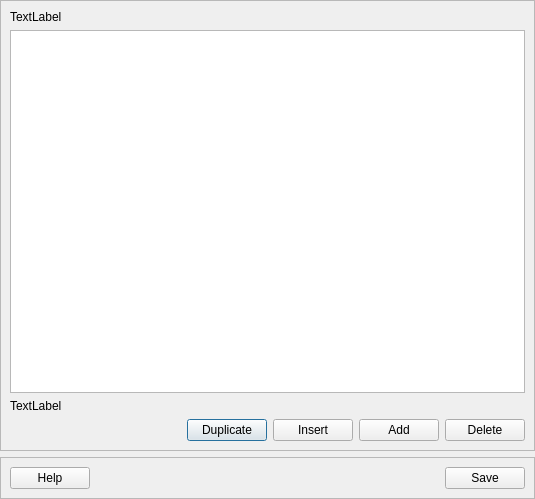
<?xml version="1.0" encoding="UTF-8"?>
<ui version="4.0">
 <class>Dialog</class>
 <widget class="QDialog" name="Dialog">
  <property name="geometry">
   <rect>
    <x>0</x>
    <y>0</y>
    <width>535</width>
    <height>499</height>
   </rect>
  </property>
  <property name="windowTitle">
   <string>Dialog</string>
  </property>
  <layout class="QVBoxLayout" name="verticalLayout_5">
   <property name="leftMargin">
    <number>0</number>
   </property>
   <property name="topMargin">
    <number>0</number>
   </property>
   <property name="rightMargin">
    <number>0</number>
   </property>
   <property name="bottomMargin">
    <number>0</number>
   </property>
   <item>
    <widget class="QFrame" name="frame">
     <property name="frameShape">
      <enum>QFrame::StyledPanel</enum>
     </property>
     <property name="frameShadow">
      <enum>QFrame::Raised</enum>
     </property>
     <layout class="QVBoxLayout" name="verticalLayout_4">
      <item>
       <layout class="QVBoxLayout" name="verticalLayout_3">
        <item>
         <layout class="QVBoxLayout" name="verticalLayout_2">
          <item>
           <widget class="QLabel" name="lbl_description">
            <property name="text">
             <string>TextLabel</string>
            </property>
           </widget>
          </item>
          <item>
           <widget class="QTableWidget" name="table"/>
          </item>
          <item>
           <widget class="QLabel" name="lbl_description_2">
            <property name="text">
             <string>TextLabel</string>
            </property>
           </widget>
          </item>
         </layout>
        </item>
        <item>
         <layout class="QHBoxLayout" name="horizontalLayout_2">
          <item>
           <spacer name="horizontalSpacer_2">
            <property name="orientation">
             <enum>Qt::Horizontal</enum>
            </property>
            <property name="sizeHint" stdset="0">
             <size>
              <width>40</width>
              <height>20</height>
             </size>
            </property>
           </spacer>
          </item>
          <item>
           <widget class="QPushButton" name="btn_duplicate">
            <property name="text">
             <string>Duplicate</string>
            </property>
           </widget>
          </item>
          <item>
           <widget class="QPushButton" name="btn_insert">
            <property name="text">
             <string>Insert</string>
            </property>
           </widget>
          </item>
          <item>
           <widget class="QPushButton" name="btn_add">
            <property name="text">
             <string>Add</string>
            </property>
           </widget>
          </item>
          <item>
           <widget class="QPushButton" name="btn_delete">
            <property name="text">
             <string>Delete</string>
            </property>
           </widget>
          </item>
         </layout>
        </item>
       </layout>
      </item>
     </layout>
    </widget>
   </item>
   <item>
    <widget class="QFrame" name="frame_bottom">
     <property name="frameShape">
      <enum>QFrame::StyledPanel</enum>
     </property>
     <property name="frameShadow">
      <enum>QFrame::Raised</enum>
     </property>
     <layout class="QVBoxLayout" name="verticalLayout">
      <item>
       <layout class="QHBoxLayout" name="horizontalLayout">
        <item>
         <widget class="QPushButton" name="btn_help">
          <property name="text">
           <string>Help</string>
          </property>
         </widget>
        </item>
        <item>
         <spacer name="horizontalSpacer">
          <property name="orientation">
           <enum>Qt::Horizontal</enum>
          </property>
          <property name="sizeHint" stdset="0">
           <size>
            <width>40</width>
            <height>20</height>
           </size>
          </property>
         </spacer>
        </item>
        <item>
         <widget class="QPushButton" name="btn_save">
          <property name="text">
           <string>Save</string>
          </property>
         </widget>
        </item>
       </layout>
      </item>
     </layout>
    </widget>
   </item>
  </layout>
 </widget>
 <resources/>
 <connections/>
</ui>
